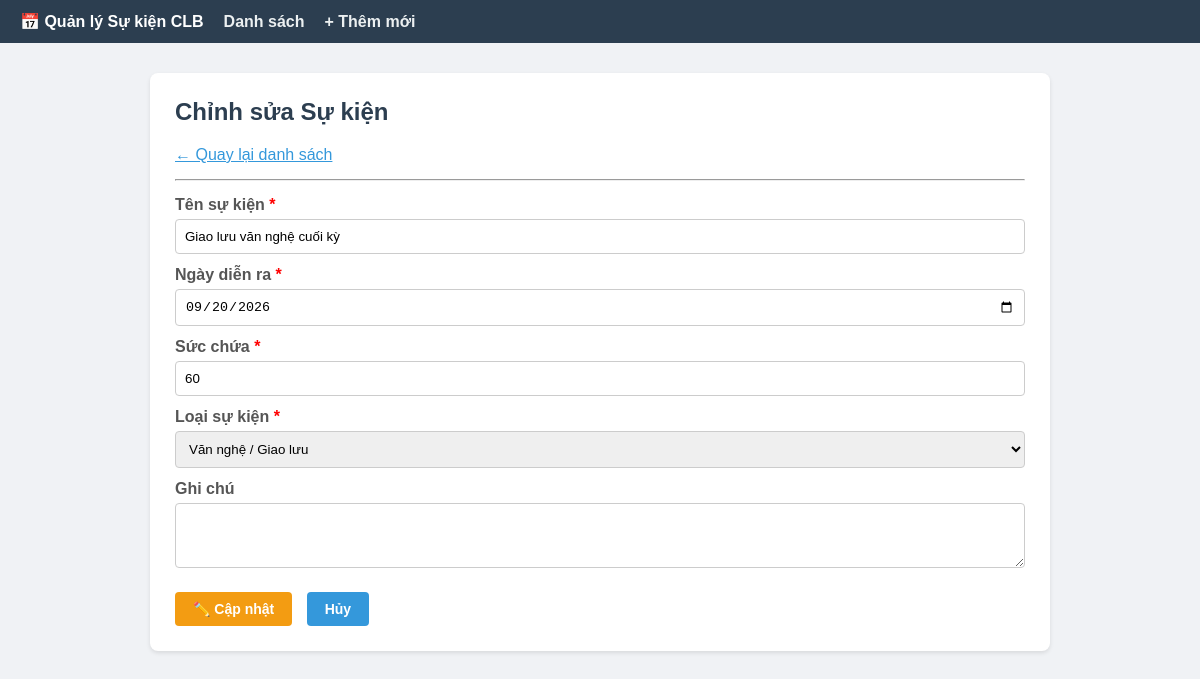
The app's page /Buoi2/index.php?action=edit&id=3 with its own data.
### tables this page shows
CREATE TABLE IF NOT EXISTS su_kien (
    id INT AUTO_INCREMENT PRIMARY KEY,
    ten VARCHAR(200) NOT NULL,
    ngay_dien_ra DATE NOT NULL,
    suc_chua INT NOT NULL DEFAULT 1,
    quy_mo VARCHAR(20) NOT NULL,
    loai_id INT NOT NULL,
    ghi_chu TEXT NULL,
    created_at TIMESTAMP DEFAULT CURRENT_TIMESTAMP,
    CONSTRAINT fk_loai FOREIGN KEY (loai_id) REFERENCES danh_muc(id)
);

CREATE TABLE IF NOT EXISTS danh_muc (
    id INT AUTO_INCREMENT PRIMARY KEY,
    ten_loai VARCHAR(100) NOT NULL,
    created_at TIMESTAMP DEFAULT CURRENT_TIMESTAMP
);

### Buoi2/controllers/SuKienController.php (called while the page is built, shortened)
<?php
require_once __DIR__ . '/../models/SuKien.php';
require_once __DIR__ . '/../repositories/SuKienRepository.php';
require_once __DIR__ . '/../repositories/DanhMucRepository.php';
class SuKienController {
    private SuKienRepository  $repo;
    private DanhMucRepository $danhMucRepo;
    public function __construct() {
        $this->repo        = new SuKienRepository();
        $this->danhMucRepo = new DanhMucRepository();
    }
    public function edit(): void {
        $id      = (int)($_GET['id'] ?? 0);
        $su_kien = $this->repo->findById($id);
        $danh_muc = $this->danhMucRepo->getAll();
        require __DIR__ . '/../views/edit.php';
    }
}

### Buoi2/config/Database.php (called while the page is built)
<?php
class Database {
    private $host = 'sql204.infinityfree.com';
    private $user = 'if0_42620001';
    private $pass = 'Doanhngu123';
    private $name = 'if0_42620001_buoi2';
    private $port = '3306';
    private $pdo;
    private static $instance = null;
    private function __construct() {
        try {
            $dsn = "mysql:host={$this->host};port={$this->port};dbname={$this->name};charset=utf8mb4";
            $this->pdo = new PDO($dsn, $this->user, $this->pass, [
                PDO::ATTR_ERRMODE => PDO::ERRMODE_EXCEPTION,
                PDO::ATTR_DEFAULT_FETCH_MODE => PDO::FETCH_ASSOC
            ]);
        } catch (PDOException $e) {
            die("Lỗi kết nối CSDL: " . $e->getMessage());
        }
    }
    public static function getInstance() {
        if (self::$instance === null) {
            self::$instance = new Database();
        }
        return self::$instance;
    }
    public function getConn() {
        return $this->pdo;
    }
}

### Buoi2/repositories/SuKienRepository.php (called while the page is built, shortened)
<?php
require_once __DIR__ . '/../config/Database.php';
require_once __DIR__ . '/../models/SuKien.php';
class SuKienRepository {
    private PDO $db;
    public function __construct() {
        $this->db = Database::getInstance()->getConn();
    }
    public function findById(int $id): ?SuKien {
        $stmt = $this->db->prepare(
            "SELECT * FROM su_kien WHERE id = ?"
        );
        $stmt->execute([$id]);
        $row = $stmt->fetch(PDO::FETCH_ASSOC);
        return $row ? new SuKien($row) : null;
    }
}

### Buoi2/models/SuKien.php (called while the page is built, shortened)
<?php
class SuKien {
    public function __construct(array $data = []) {
        $this->ten        = $data['ten']                 ?? '';
        $this->ngayDienRa = $data['ngay_dien_ra']        ?? '';
        $this->sucChua    = (int)($data['suc_chua']      ?? 0);
        $this->loaiId     = (int)($data['loai_id']       ?? 0);
    }
}

### Buoi2/repositories/DanhMucRepository.php (called while the page is built)
<?php
require_once __DIR__ . '/../config/Database.php';
require_once __DIR__ . '/../models/DanhMuc.php';
class DanhMucRepository {
    private PDO $db;
    public function __construct() {
        $this->db = Database::getInstance()->getConn();
    }
    public function getAll(): array {
        $rows = $this->db->query("SELECT * FROM danh_muc ORDER BY ten_loai")
                         ->fetchAll(PDO::FETCH_ASSOC);
        return array_map(fn($row) => new DanhMuc($row), $rows);
    }
}

### Buoi2/models/DanhMuc.php (called while the page is built, shortened)
<?php
class DanhMuc {
    public function __construct(array $data = []) {
        $this->id      = (int)($data['id']       ?? 0);
        $this->tenLoai = $data['ten_loai']        ?? '';
    }
}

### Buoi2/views/edit.php (the view, shortened to what this page needs)
<?php $title = 'Sửa Sự kiện'; require __DIR__ . '/layout_header.php'; ?>
<h2>Chỉnh sửa Sự kiện</h2>
<a href="index.php" style="color:#3498db;">&larr; Quay lại danh sách</a>
<hr style="margin: 15px 0;">
<form method="POST" action="index.php?action=update">
    <label>Tên sự kiện <span style="color:red">*</span></label>
    <input type="text" name="ten" value="<?php echo htmlspecialchars($su_kien->ten); ?>" required>
    <label>Ngày diễn ra <span style="color:red">*</span></label>
    <input type="date" name="ngay_dien_ra" value="<?php echo $su_kien->ngayDienRa; ?>" required>
    <label>Sức chứa <span style="color:red">*</span></label>
    <input type="number" name="suc_chua" value="<?php echo $su_kien->sucChua; ?>" min="1" required>
    <label>Loại sự kiện <span style="color:red">*</span></label>
    <select name="loai_id" required>
        <?php foreach ($danh_muc as $dm): ?>
            <option value="<?php echo $dm->id; ?>"
                <?php echo $dm->id === $su_kien->loaiId ? 'selected' : ''; ?>>
                <?php echo htmlspecialchars($dm->tenLoai); ?>
            </option>
        <?php endforeach; ?>
    </select>
    <label>Ghi chú</label>
    <textarea name="ghi_chu" rows="3"><?php echo htmlspecialchars($su_kien->ghiChu); ?></textarea>
    <div style="margin-top:20px;">
        <button type="submit" class="btn btn-warning">✏️ Cập nhật</button>
        <a href="index.php" class="btn btn-primary" style="margin-left:10px;">Hủy</a>
    </div>
</form>
<?php require __DIR__ . '/layout_footer.php'; ?>

### Buoi2/views/layout_header.php (style rules this page uses)
body { font-family: Arial, sans-serif; background: #f0f2f5; margin: 0; }
h2 { margin-top: 0; color: #2c3e50; }
label { display: block; margin: 12px 0 5px; font-weight: bold; color: #555; }
input, select, textarea { width: 100%; padding: 9px; border: 1px solid #ccc; border-radius: 4px; box-sizing: border-box; }
.btn { display: inline-block; padding: 9px 18px; border-radius: 4px; border: none; cursor: pointer; text-decoration: none; font-size: 14px; font-weight: bold; }
.btn-primary { background: #3498db; color: white; }
.btn-warning { background: #f39c12; color: white; }

### records on screen
su_kien: ten "Giao lưu văn nghệ cuối kỳ", ngay_dien_ra "09/20/2026", suc_chua "60", loai_id "Văn nghệ / Giao lưu"
